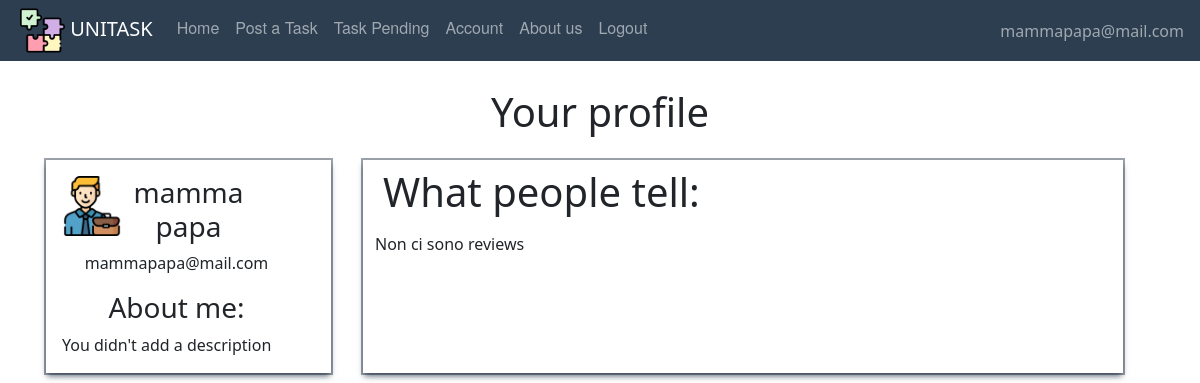
The page /account (signed in) on the database its author committed.
### website/models.py (models this page shows)
class User(db.Model, UserMixin):
    id = db.Column(db.Integer, primary_key=True)
    email = db.Column(db.String(150), unique=True)
    password = db.Column(db.String(150))
    first_name = db.Column(db.String(150))
    surname = db.Column(db.String(150))
    description = db.Column(db.String(200))
    type = db.Column(db.String(20))
    reviewsposted = db.relationship('Review', foreign_keys='Review.id_reviewer',
                                    backref='author')
    reviewsreceived = db.relationship('Review', foreign_keys='Review.id_reviewed',
                                      backref='received')
    __mapper_args__ = {
        'polymorphic_on': type,
        'polymorphic_identity': 'user',
    }

### website/user/routes.py (the view)
@users.route('/account')
def account():
    return render_template("User/account.html", user=current_user)

### website/templates/user/account.html (shortened to what this page needs)
{% extends "base.html" %}
{% block content %}
    <br/>
    <h1 align="center">Your profile</h1>
    <div class="container">
        <div class="row">
            <div align="center" class="col-3 profile-box m-3 p-3">
                <div class="row">
                    <div class="col-2">
                        {% if user.type=='student' %}
                            <img align="left" width="60" height="60" alt="usertype"
                                 src="/static/images/pic/student.png"/>
                        {% elif user.type=='adult' %}
                            <img align="left" width="60" height="60" alt="usertype"
                                 src="/static/images/pic/worker.png"/>
                        {% endif %}
                    </div>
                    <div class="col-8">
                        <h3 class="px-2">{{ user.first_name }} {{ user.surname }}</h3>
                    </div>
                    <div class="row">
                        <p class="px-3">{{ user.email }}</p>
                        <h3>About me:</h3>
                        <div style="text-align:left;">
                            {% if user.description != None %}
                                <div class="profileDescription" >
                                    {{ user.description }}
                                </div>
                            {% else %}
                                You didn't add a description
                            {% endif %}
                        </div>
                    </div>
                </div>
            </div>
            <div class="col-8 reviews-box m-3">
                <h1 align="left" class="p-2">What people tell: </h1>
                {% if user.reviewsreceived|length !=0 %}
                    {% for recens in user.reviewsreceived %}
                        <div class="box-review">
                            <h2>Reviewed by: <span class="review-author"> {{ recens.author.first_name }}</span></h2>
                            <h4 class="review-title">{{ recens.title }}</h4>
                            {{ recens.text }}
                        </div>
                    {% endfor %}
                {% else %}
                    Non ci sono reviews
                {% endif %}
            </div>
        </div>
    </div>
{% endblock %}

### website/templates/base.html (shortened to what this page needs)
<!DOCTYPE html>
<html lang="">
  <head>
      <link href="/static/css/style.css" rel="stylesheet">
      <link href="https://cdn.jsdelivr.net/npm/bootstrap@5.0.2/dist/css/bootstrap.min.css" rel="stylesheet">
  <link href="https://netdna.bootstrapcdn.com/font-awesome/3.2.1/css/font-awesome.css" rel="stylesheet">
  </head>
  <body>
  <nav class="navbar fixed-top navbar-expand-lg navbar-dark">
    <ul class="navbar-nav mr-auto">
    <li>
    <a style="padding-left:1em;" class="navbar-brand" href="#">
        <img src="/static/images/pic/puzzle.png" width="45" height="45"/>
        UNITASK
    </a></li>
            {% if user.is_authenticated %}
                {% if user.type=='adult' %}
                    <li class="nav-item"><a class="nav-link" id="home" href="/">Home</a></li>
                    <li class="nav-item"><a class="nav-link" id="posttask" href="{{ url_for('adults.posttask') }}">Post a Task</a></li>
                    <li class="nav-item"><a class="nav-link" id="offer" href="{{ url_for('adults.taskpending') }}">Task Pending</a></li>
                    <li class="nav-item"><a class="nav-link" id="account" href="{{ url_for('users.account') }}">Account</a></li>
                    <li class="nav-item"><a class="nav-link" id="aboutus" href="{{ url_for('users.about_us') }}">About us</a></li>
                    <li class="nav-item"><a class="nav-link" id="logout" href="{{ url_for('auth.logout') }}">Logout</a></li>
                    {% endif %}
                </ul>
                <ul class="navbar-nav ms-auto">
                <li class="nav-item">
                    <span style="padding-right:1em;" class="navbar-text d-flex justify-content-end">
                     {{ user.email}}
                       </span>
                </li>
                </ul>
            {% endif %}
</nav>
    {% block content %}
    {% endblock %}
  </body>
</html>

### website/static/css/style.css (style rules this page uses)
body { padding-top:4em; }
.navbar { list-style-type: none; margin: 0; padding: 0; overflow: hidden; background-color: #2c3e50; }
.nav-link { display: block; color: white; text-align: center; padding: 14px 16px; text-decoration: none; font-family: "Helvetica Neue", Helvetica, Arial, sans-serif; }
.profile-box { box-shadow: rgba(6, 24, 44, 0.4) 0px 0px 0px 2px, rgba(6, 24, 44, 0.65) 0px 4px 6px -1px, rgba(255, 255, 255, 0.08) 0px 1px 0px inset; }
.reviews-box { box-shadow: rgba(6, 24, 44, 0.4) 0px 0px 0px 2px, rgba(6, 24, 44, 0.65) 0px 4px 6px -1px, rgba(255, 255, 255, 0.08) 0px 1px 0px inset; }

### rows shown on the page
User: email "mammapapa@mail.com", first_name "mamma", surname "papa"
